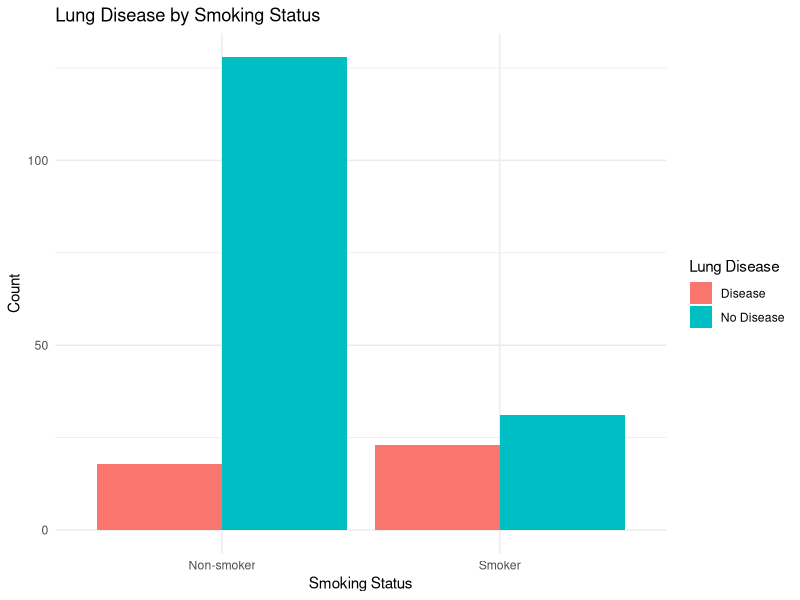
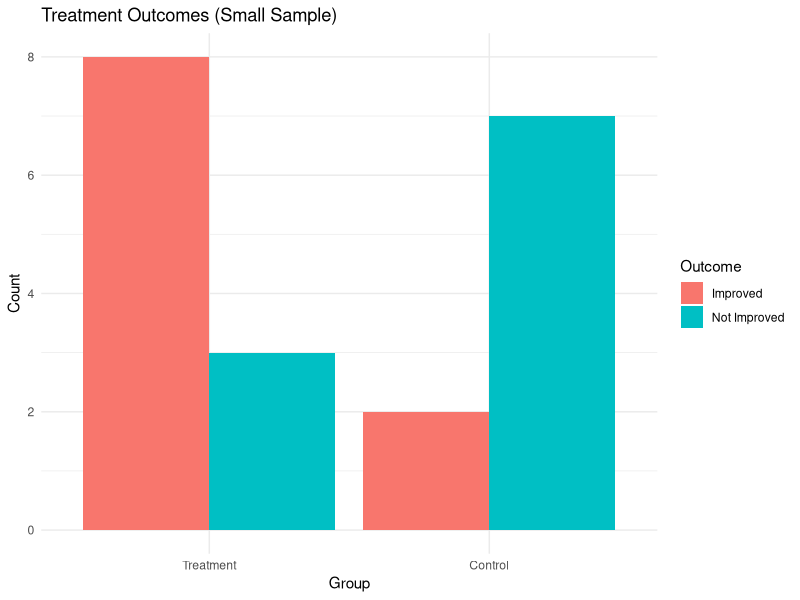
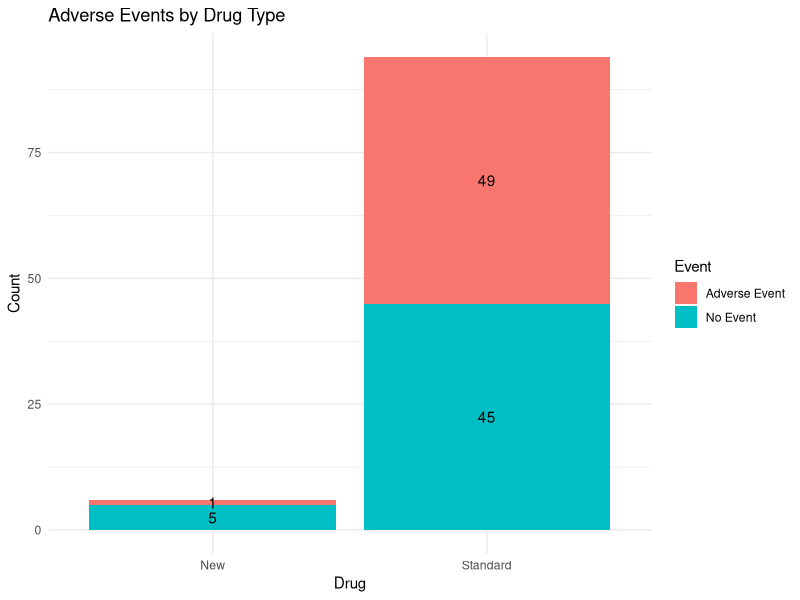

Source code (R) for these figures, in order:
## ---- chunk 1
knitr::opts_chunk$set(echo = TRUE, warning = FALSE, message = FALSE)
library(tidyverse)
library(knitr)
## ---- chunk 2
# Generate sample data: relationship between smoking status and lung disease
set.seed(111)
n <- 200

# Create a contingency table
smoking <- sample(c("Smoker", "Non-smoker"), n, replace = TRUE, prob = c(0.3, 0.7))
lung_disease <- character(n)

# Simulate association between smoking and lung disease
for (i in 1:n) {
  if (smoking[i] == "Smoker") {
    lung_disease[i] <- sample(c("Disease", "No Disease"), 1, prob = c(0.4, 0.6))
  } else {
    lung_disease[i] <- sample(c("Disease", "No Disease"), 1, prob = c(0.15, 0.85))
  }
}

# Create data frame
disease_data <- data.frame(
  smoking = factor(smoking),
  lung_disease = factor(lung_disease)
)

# Create contingency table
cont_table <- table(disease_data$smoking, disease_data$lung_disease)
print("Contingency Table:")
print(cont_table)

# Add margins for better visualization
print("\nContingency Table with Margins:")
addmargins(cont_table) %>% kable()

# Visualize the data
disease_summary <- disease_data %>%
  group_by(smoking, lung_disease) %>%
  summarise(count = n(), .groups = "drop") %>%
  group_by(smoking) %>%
  mutate(proportion = count / sum(count))

ggplot(disease_summary, aes(x = smoking, y = count, fill = lung_disease)) +
  geom_bar(stat = "identity", position = "dodge") +
  theme_minimal() +
  labs(title = "Lung Disease by Smoking Status",
       x = "Smoking Status", y = "Count",
       fill = "Lung Disease")

# Perform Chi-Square test
chi_square_result <- chisq.test(cont_table)
print("\nChi-Square Test Results:")
print(chi_square_result)

# Display expected frequencies
print("\nExpected Frequencies:")
print(chi_square_result$expected)

# Calculate effect size (Cramér's V)
n_total <- sum(cont_table)
chi_sq_stat <- chi_square_result$statistic
min_dim <- min(nrow(cont_table), ncol(cont_table)) - 1
cramers_v <- sqrt(chi_sq_stat / (n_total * min_dim))

# Interpretation
cat("\n=== INTERPRETATION ===\n")
cat("Chi-square statistic:", round(chi_square_result$statistic, 3), "\n")
cat("Degrees of freedom:", chi_square_result$parameter, "\n")
cat("P-value:", format(chi_square_result$p.value, scientific = FALSE), "\n")
cat("Cramér's V (effect size):", round(cramers_v, 3), "\n")

if (chi_square_result$p.value < 0.05) {
  cat("\nConclusion: There is a significant association between smoking status and lung disease (p < 0.05)\n")
} else {
  cat("\nConclusion: There is no significant association between smoking status and lung disease (p >= 0.05)\n")
}

# Effect size interpretation
cat("\nEffect Size Interpretation (Cramér's V):\n")
if (cramers_v < 0.1) {
  cat("- Small effect\n")
} else if (cramers_v < 0.3) {
  cat("- Medium effect\n")
} else {
  cat("- Large effect\n")
}
## ---- chunk 3
# Generate small sample data: treatment effect in a clinical trial
set.seed(222)

# Create a small 2x2 contingency table
treatment_table <- matrix(c(8, 2,   # Treatment group: 8 improved, 2 not improved
                           3, 7),  # Control group: 3 improved, 7 not improved
                         nrow = 2,
                         dimnames = list(Group = c("Treatment", "Control"),
                                       Outcome = c("Improved", "Not Improved")))

print("Contingency Table (Small Sample):")
print(treatment_table)
addmargins(treatment_table) %>% kable()

# Visualize the data
treatment_df <- as.data.frame(as.table(treatment_table))
names(treatment_df) <- c("Group", "Outcome", "Count")

ggplot(treatment_df, aes(x = Group, y = Count, fill = Outcome)) +
  geom_bar(stat = "identity", position = "dodge") +
  theme_minimal() +
  labs(title = "Treatment Outcomes (Small Sample)",
       x = "Group", y = "Count")

# Perform Fisher's Exact Test
fisher_result <- fisher.test(treatment_table)
print("\nFisher's Exact Test Results:")
print(fisher_result)

# Interpretation
cat("\n=== INTERPRETATION ===\n")
cat("P-value:", format(fisher_result$p.value, scientific = FALSE), "\n")
cat("Odds Ratio:", round(fisher_result$estimate, 3), "\n")
cat("95% Confidence Interval:", round(fisher_result$conf.int[1], 3), 
    "to", round(fisher_result$conf.int[2], 3), "\n")

if (fisher_result$p.value < 0.05) {
  cat("\nConclusion: There is a significant association between treatment and outcome (p < 0.05)\n")
} else {
  cat("\nConclusion: There is no significant association between treatment and outcome (p >= 0.05)\n")
}

# Odds ratio interpretation
if (fisher_result$estimate > 1) {
  cat("\nThe odds of improvement are", round(fisher_result$estimate, 2), 
      "times higher in the treatment group compared to control.\n")
} else {
  cat("\nThe odds of improvement are lower in the treatment group compared to control.\n")
}
## ---- chunk 4
# Generate data for a rare adverse event study
set.seed(333)

# Create a 2x2 contingency table for rare event
adverse_event_table <- matrix(c(1, 49,   # New drug: 1 adverse event, 49 no event
                               5, 45),  # Standard drug: 5 adverse events, 45 no event
                             nrow = 2,
                             dimnames = list(Drug = c("New", "Standard"),
                                           Event = c("Adverse Event", "No Event")))

print("Contingency Table (Rare Event):")
print(adverse_event_table)
addmargins(adverse_event_table) %>% kable()

# Check Chi-Square assumptions
chi_check <- chisq.test(adverse_event_table)
print("\nExpected frequencies (Chi-Square assumptions check):")
print(chi_check$expected)
cat("\nNote: Expected frequencies < 5 detected, Fisher's Exact Test is appropriate.\n")

# Perform Fisher's Exact Test
fisher_rare_result <- fisher.test(adverse_event_table)
print("\nFisher's Exact Test Results:")
print(fisher_rare_result)

# Visualize
adverse_df <- as.data.frame(as.table(adverse_event_table))
names(adverse_df) <- c("Drug", "Event", "Count")

ggplot(adverse_df, aes(x = Drug, y = Count, fill = Event)) +
  geom_bar(stat = "identity", position = "stack") +
  theme_minimal() +
  labs(title = "Adverse Events by Drug Type",
       x = "Drug", y = "Count") +
  geom_text(aes(label = Count), position = position_stack(vjust = 0.5))

# Interpretation
cat("\n=== INTERPRETATION ===\n")
cat("P-value:", format(fisher_rare_result$p.value, scientific = FALSE), "\n")
cat("Odds Ratio:", round(fisher_rare_result$estimate, 3), "\n")
cat("95% Confidence Interval:", round(fisher_rare_result$conf.int[1], 3), 
    "to", round(fisher_rare_result$conf.int[2], 3), "\n")

if (fisher_rare_result$p.value < 0.05) {
  cat("\nConclusion: There is a significant difference in adverse event rates between drugs (p < 0.05)\n")
} else {
  cat("\nConclusion: There is no significant difference in adverse event rates between drugs (p >= 0.05)\n")
}
## ---- chunk 5
comparison_df <- data.frame(
  Aspect = c("Sample Size", "Expected Frequencies", 
             "Computation", "Accuracy", "Use Case"),
  `Chi-Square Test` = c("Large (n > 20-40)", 
                        "≥5 in 80% of cells",
                        "Asymptotic approximation",
                        "Approximate p-value",
                        "General contingency tables"),
  `Fisher's Exact Test` = c("Any size, especially small",
                            "No restrictions",
                            "Exact calculation",
                            "Exact p-value",
                            "Small samples, rare events")
)

kable(comparison_df, col.names = c("Aspect", "Chi-Square Test", "Fisher's Exact Test"),
      caption = "Comparison of Chi-Square and Fisher's Exact Tests")
## ---- chunk 6
# Create a simple decision flowchart using text
cat("
╔═══════════════════════════════════════╗
║   Testing Association Between Two     ║
║      Categorical Variables            ║
╚═══════════════════════════════════════╝
                  │
                  ▼
        ┌─────────────────────┐
        │  Check Sample Size  │
        └─────────────────────┘
                  │
         ┌────────┴────────┐
         ▼                 ▼
    Large Sample      Small Sample
    (n > 40)         (n ≤ 40)
         │                 │
         ▼                 ▼
  ┌──────────────┐   ┌──────────────┐
  │ Check Exp.   │   │   Fisher's   │
  │ Frequencies  │   │  Exact Test  │
  └──────────────┘   └──────────────┘
         │
    ┌────┴────┐
    ▼         ▼
  All ≥ 5   Any < 5
    │         │
    ▼         ▼
Chi-Square  Fisher's
   Test    Exact Test
")
